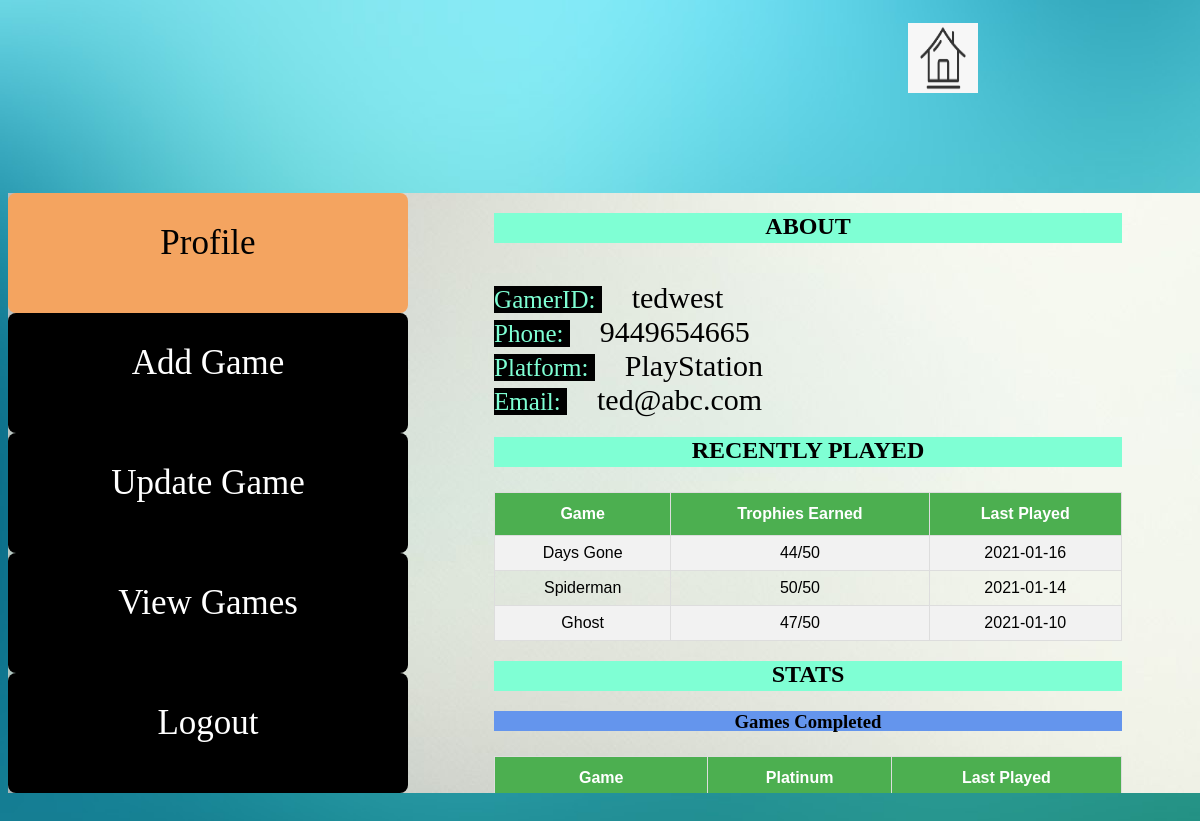
/lib/dashboardps.php (signed in), run on the app's committed database.
### tables this page shows
CREATE TABLE `gamers` (
  `gamerid` varchar(20) NOT NULL,
  `name` varchar(25) NOT NULL,
  `email` varchar(40) NOT NULL,
  `password` varchar(16) NOT NULL,
  `phnum` varchar(10) NOT NULL,
  `privacy` varchar(5) NOT NULL,
  `platform` varchar(5) NOT NULL
);

CREATE TABLE `ps` (
  `gamerid` varchar(20) NOT NULL,
  `name` varchar(30) NOT NULL,
  `bronze` int(2) UNSIGNED NOT NULL,
  `silver` int(2) UNSIGNED NOT NULL,
  `gold` int(1) UNSIGNED NOT NULL,
  `total` int(2) UNSIGNED NOT NULL,
  `platinum` varchar(3) NOT NULL,
  `updatedate` date NOT NULL,
  `rating` int(2) UNSIGNED NOT NULL
);

### lib/dashboardps.php (the view, shortened to what this page needs)
<?php
    if(!isset($_SESSION['username'])) {
        header('location: ../home.html');
    }
    else {
        function displayprofile() {
            include('db.php');
            $gamerid = mysqli_real_escape_string($mysqli,$_SESSION['username']);
            $game_check_query = "SELECT * FROM gamers WHERE gamerid='$gamerid'";
            $res = mysqli_query($mysqli,$game_check_query);
            return $res;
        }
        function displayrecentlyplayed() {
            include('db.php');
            $gamerid = mysqli_real_escape_string($mysqli,$_SESSION['username']);
            $games = "SELECT * FROM ps WHERE gamerid='$gamerid' ORDER BY updatedate DESC LIMIT 3";
            $res = mysqli_query($mysqli,$games);
            return $res;
        }
    }
?>
<html>
    <head>
        <link rel="stylesheet" href="../css/main.css">
    </head>
    <body>
        <header>
            <img src="../images/homebtn.png" width="70px" height="70px" onclick="location.href='./dashboardps.php'"/>
        </header>
        <div id="dashboard">
            <div id="navigationbar">
                <div id="profile" class="active">
                    <a class="active" href="#"> Profile </a>
                </div>
                <div id="newgame">
                    <a href="./newgameps.php"> Add Game </a>
                </div>
                <div id="updategame">
                    <a href="./updategameps.php"> Update Game </a>
                </div>
                <div id="allgames">
                    <a href="./allgamesps.php"> View Games </a>
                </div>
                <div id="logout">
                    <a href="./logout.php" class="logoutref"> Logout </a>
                </div>
            </div>
            <div id="contentarea">
            <h2 id="h2style">ABOUT</h2>
            <br>
            <?php $profile = displayprofile();
                  $row = mysqli_fetch_array($profile)
            ?>
            <span id="det">
                <label id="details">GamerID:&nbsp;</label>&emsp;<?php echo $row['gamerid']; ?>
                <br>
                <label id="details">Phone:&nbsp;</label>&emsp;<?php echo $row['phnum']; ?>
                <br>
                <label id="details">Platform:&nbsp;</label>&emsp;<?php echo "PlayStation"; ?>
                <br>
                <label id="details">Email:&nbsp;</label>&emsp;<?php echo $row['email']; ?>
                <br>
            </span>
            <h2 id="h2style">RECENTLY PLAYED</h2>
            <?php $games = displayrecentlyplayed(); ?>
            <table id="displaytable">
                <th> Game </th>
                <th> Trophies Earned</th>
                <th> Last Played</th>
                <?php
                    while($row = mysqli_fetch_array($games)) {
                        echo "<tr><td>" . $row['name'] . "</td><td>" . $row['total'] . "/50</td><td>". $row['updatedate'] . "</td></tr>";
                    }
                ?>
            </table>
            <h2 id="h2style">STATS</h2>
            <h3 id="h3style">Games Completed</h3>
            <table id="displaytable">
                <th> Game </th>
                <th> Platinum</th>
                <th> Last Played</th>
            </table>
            <br>
            <br>
            </div>
        </div>
    </body>
</html>

### css/main.css (style rules this page uses)
body { background-image: url("./../images/homedivbackground.jpg"); background-repeat: no-repeat; background-size: cover; }
header img { margin-top: 15px; margin-left: 900px; }
#dashboard { background-image: url("./../images/homedivinnerbackground.jpg"); width: 1200px; height: 600px; margin: auto; margin-top: 100px; display: grid; grid-template-areas: 'navigationbar contentarea contentarea'; }
#navigationbar { display: grid; grid-template-areas: 'profile' 'newgame' 'updategame' 'allgames' 'logout'; }
#contentarea { overflow-y: scroll; scrollbar-width: none; }
#profile { width: 400px; height: 60px; background-color: black; text-align: center; padding-top: 30px; padding-bottom: 30px; border: wheat; border-radius: 8px; }
#newgame { width: 400px; height: 60px; background-color: black; text-align: center; padding-top: 30px; padding-bottom: 30px; border: wheat; border-radius: 8px; }
#updategame { width: 400px; height: 60px; background-color: black; text-align: center; padding-top: 30px; padding-bottom: 30px; border: wheat; border-radius: 8px; }
#allgames { width: 400px; height: 60px; background-color: black; text-align: center; padding-top: 30px; padding-bottom: 30px; border: wheat; border-radius: 8px; }
#logout { width: 400px; height: 60px; background-color: black; text-align: center; padding-top: 30px; padding-bottom: 30px; border: wheat; border-radius: 8px; }
#navigationbar div.active a.active { background-color: sandybrown; color: black; }
#navigationbar div.active { background-color: sandybrown; }
a { color: white; text-decoration: none; font-size: 35px; }
#displaytable { font-family: Arial, Helvetica, sans-serif; border-collapse: collapse; width: 100%; overflow: scroll; margin-top: 25px; }
#displaytable td, #displaytable th { border: 1px solid #ddd; padding: 8px; }
#displaytable tr:nth-child(even) { background-color: #f2f2f2; text-align: center; }
#displaytable tr:nth-child(odd) { text-align: center; }
#displaytable th { padding-top: 12px; padding-bottom: 12px; text-align: center; background-color: #4CAF50; color: white; }
#h2style { background-color: aquamarine; color: black; width: 100%; height: 30px; text-align: center; vertical-align: middle; }
#h3style { background-color: cornflowerblue; color: black; width: 100%; text-align: center; height: 20px; vertical-align: middle; }
#details { font-size: 25px; color: aquamarine; background-color: black; }
#det { font-size: 30px; }

### data on the page
gamers: gamerid "tedwest", phnum "9449654665", email "ted@abc.com"
ps: name "Days Gone", total "44", updatedate "2021-01-16"
ps: name "Spiderman", total "50", updatedate "2021-01-14"
ps: name "Ghost", total "47", updatedate "2021-01-10"
